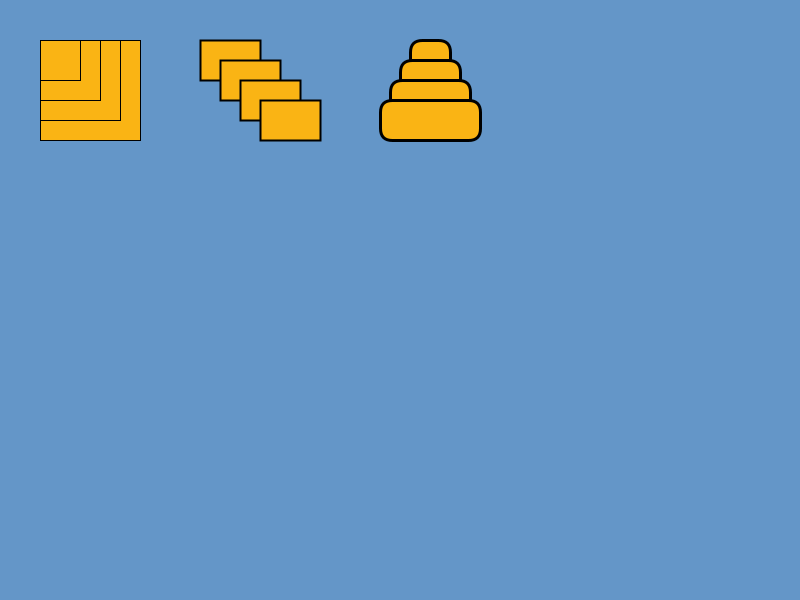
Frame 1 (no input)
Frame 60 (the mouse pressed at the canvas centre just before this capture): identical to frame 1, image omitted
Frame 120 (the mouse held since frame 60 and released just before this capture): identical to frame 1, image omitted

The Processing sketch that drew this single still picture (run headless with seeded random() and noise(); from frame 60 on, the mouse is pressed at the canvas centre):

// Processing sketch: E_SquaresAndRectangles
// ── E_SquaresAndRectangles.pde
// Creative Coding workshop: Squares and Rectangles.
// Freek de Bruijn.
// April, 2021.

// Background color: blue.
color backgroundColor = color(100, 150, 200);

// Stroke color: black.
color strokeColor = color(0);

// Fill color: yellow.
color fillColor = color(250, 180, 20);

void setup() {
  // Set the size of our artwork (width, height in pixels).
  size(800, 600);
  surface.setLocation(10, 560);
  surface.setTitle("Creative Coding workshop: Squares and Rectangles");
}

void draw() {
  // Set the background, stroke and fill colors.
  background(backgroundColor);
  stroke(strokeColor);
  fill(fillColor);

  // A large square with three smaller squares on top of it.
  // Draw the borders with a stroke width of 1 pixels (= border width).
  strokeWeight(1);
  square(40, 40, 100);
  square(40, 40, 80);
  square(40, 40, 60);
  square(40, 40, 40);

  // Some overlapping rectangles.
  // Draw the borders with a stroke width of 2 pixels (= border width).
  strokeWeight(2);
  rect(200, 40, 60, 40);
  rect(220, 60, 60, 40);
  rect(240, 80, 60, 40);
  rect(260, 100, 60, 40);

  // Some overlapping rectangles with rounded corners.
  // Draw the borders with a stroke width of 3 pixels (= border width).
  strokeWeight(3);
  rect(410, 40, 40, 40, 12);
  rect(400, 60, 60, 40, 12);
  rect(390, 80, 80, 40, 12);
  rect(380, 100, 100, 40, 12);
}
